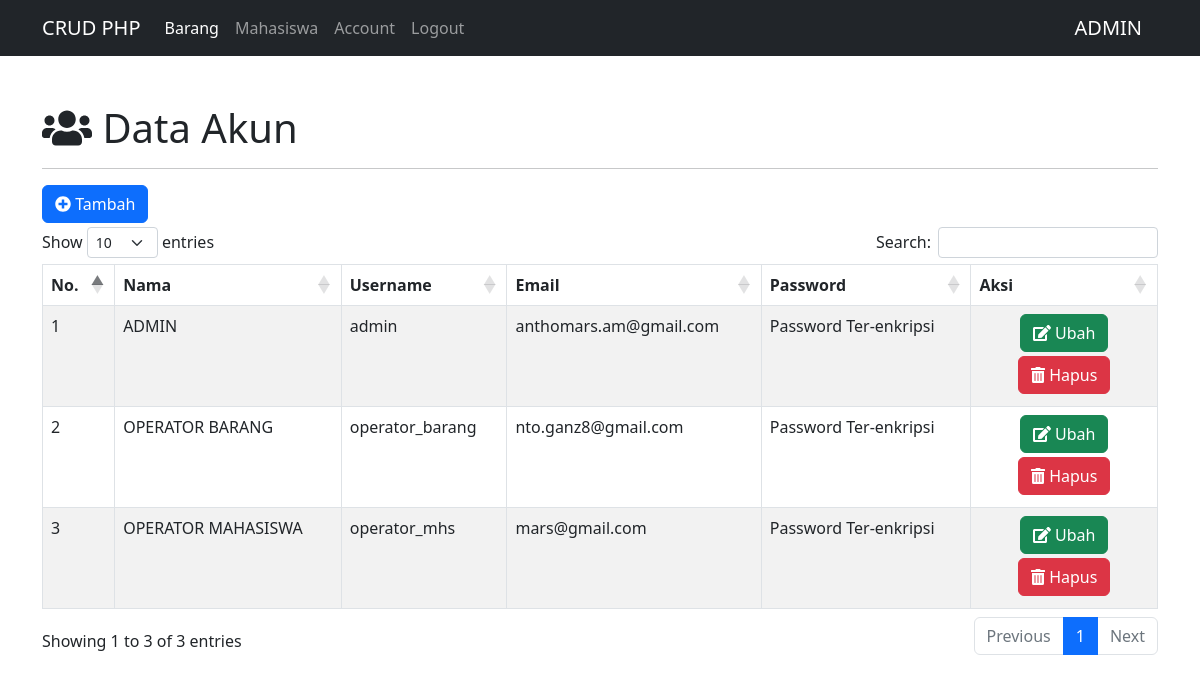
The page /crud-modal.php (signed in) on the database its author committed.
### tables this page shows
CREATE TABLE `akun` (
  `id_akun` int(11) NOT NULL,
  `nama` varchar(50) NOT NULL,
  `username` varchar(50) NOT NULL,
  `email` varchar(50) NOT NULL,
  `password` varchar(100) NOT NULL,
  `level` varchar(2) NOT NULL
);

### config/controler.php (called while the page is built, shortened)
<?php
function select($query)
{
    global $db;
    $result = mysqli_query($db, $query);
    $rows = [];
    while ($row = mysqli_fetch_assoc($result)) {
        $rows[] = $row;
    }
    return $rows;
}

### crud-modal.php (the view, shortened to what this page needs)
<?php
    include 'layout/header.php';
    $data_akun = select("SELECT * FROM akun");
?>
<div class="container mt-5">
    <h1><i class="fas fa-users"></i> Data Akun</h1>
    <hr>
    <?php if($_SESSION['level'] == 1) : ?>
    <button href="" class="btn btn-primary mb-1" data-bs-toggle="modal" data-bs-target="#modalTambah"><i class="fas fa-plus-circle"></i> Tambah</button>
    <?php endif; ?>
    <table class="table table-striped table-bordered mt-3" id="table">
        <thead>
            <tr>
                <th>No.</th>
                <th>Nama</th>
                <th>Username</th>
                <th>Email</th>
                <th>Password</th>
                <th>Aksi</th>
            </tr>
        </thead>
        <tbody>
            <?php $no = 1; ?>
            <?php if($_SESSION['level'] == 1) : ?>
              <?php foreach ($data_akun as $akun): ?>
              <tr>
                  <td><?= $no++ ;?></td>
                  <td><?= $akun['nama'];?></td>
                  <td><?= $akun['username'];?></td>
                  <td><?= $akun['email'];?></td>
                  <td>Password Ter-enkripsi</td>
                  <td class="text-center">
                      <button type="button" class="btn btn-success mb-1" data-bs-toggle="modal" data-bs-target="#modalUbah<?= $akun['id_akun'];?>"><i class="fas fa-edit"></i> Ubah</button>
                      <button type="button" class="btn btn-danger mb-1" data-bs-toggle="modal" data-bs-target="#modalHapus<?= $akun['id_akun'];?>"><i class="fas fa-trash-alt"></i> Hapus</button>
                  </td>
              </tr>
              <?php endforeach; ?>
            <?php endif; ?>
        </tbody>
    </table>
</div>
<?php include 'layout/footer.php';?>

### rows shown on the page
akun: nama "ADMIN", username "admin", email "anthomars.am@gmail.com"
akun: nama "OPERATOR BARANG", username "operator_barang", email "nto.ganz8@gmail.com"
akun: nama "OPERATOR MAHASISWA", username "operator_mhs", email "mars@gmail.com"

### other values the page prints
$_SESSION['nama'] "ADMIN"
